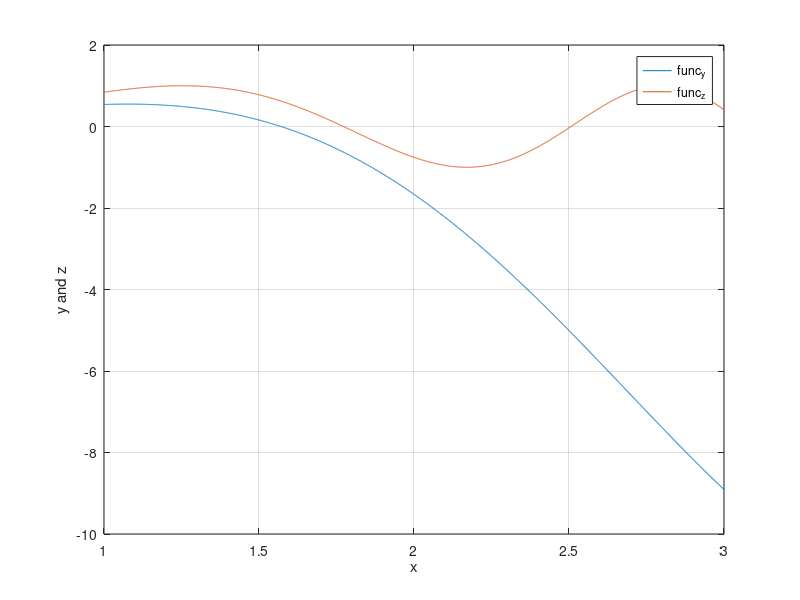

Write MATLAB code to recreate this figure.
clear
x = 1:1e-3:3;
y = cos(x).* x.^2;
z = sin(x.^2);
plot(x,y,x,z)
grid on
xlabel('x')
ylabel('y and z')
legend('func_y','func_z')